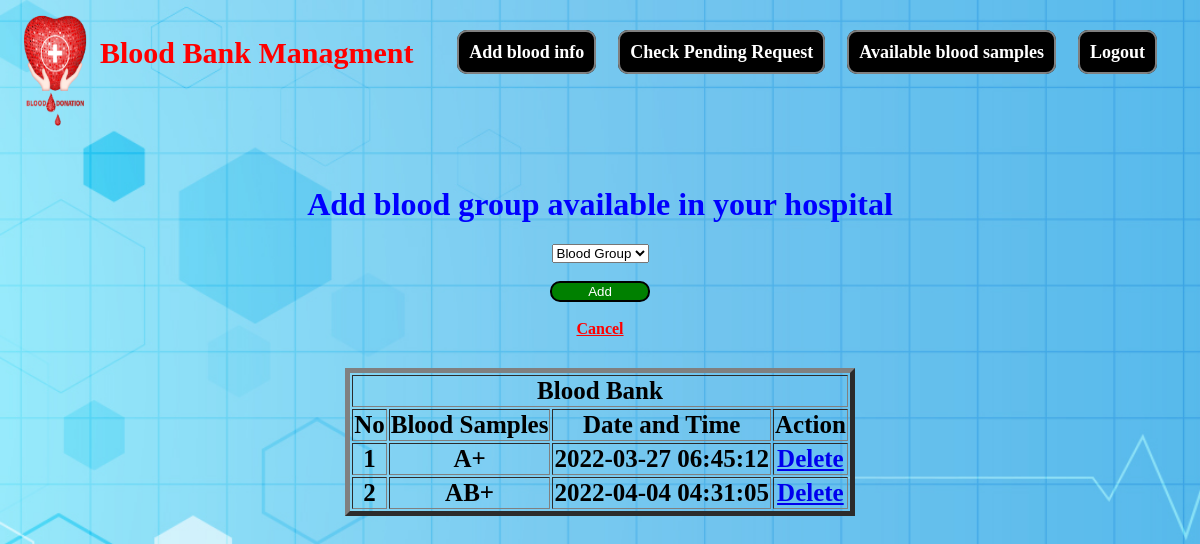
The page /bloodinfo.php (signed in) on the database its author committed.
### tables this page shows
CREATE TABLE `bloodinfo` (
  `bid` int(11) NOT NULL,
  `hid` int(11) NOT NULL,
  `bg` varchar(10) NOT NULL,
  `bdate` timestamp NOT NULL DEFAULT current_timestamp() ON UPDATE current_timestamp()
);

### message.php (called while the page is built, shortened)
<?php $counter=0; if(isset($_GET['msg'])) { ?>
	<div class="" id="message">
		<button type="button" class="close" data-dismiss="alert" title="close">&times;</button><?php echo $_GET['msg'];?>
	</div>
<?php }?>

### bloodinfo.php (the view, shortened to what this page needs)
<?php
  require 'file/connection.php';
  if(!isset($_SESSION['hid']))
  {
  header('location:login.php');
  }
  else {
?>
<!DOCTYPE html>
<html>
<body>
  <?php require 'header.php'; ?>
    <div class="">
      <?php require 'message.php'; ?>
        <div align="center" style="margin-top:100px; color:blue;"><h1>Add blood group available in your hospital</h1></div>
        <form action="file/infoAdd.php" method="post" align="center">
          <select class="" name="bg">
                <option disabled selected>Blood Group</option>
          </select><br><br>
          <input type="submit" name="add" value="Add" style="width:100px; background-color:green; border:2px solid black; color:white; border-radius:10px;
          cursor:pointer; "><br><br>
          <a href="index.php" class="" title="click here" style="color:red;">Cancel</a>
        </form>
         </div>
<?php   if(isset($_SESSION['hid'])){
    $hid=$_SESSION['hid'];
    $sql = "select * from bloodinfo where hid='$hid'";
    $result = mysqli_query($conn, $sql);
  }
  ?>
          <table border=5 align="center" style="margin-top:30px; font-size:25px; text-align:center;">
            <th colspan="4" class="">Blood Bank</th>
            <tr>
              <th>No</th>
              <th>Blood Samples</th>
              <th>Date and Time</th>
              <th>Action</th>
            </tr>
            <?php while($row = mysqli_fetch_array($result)) { ?>
            <tr>
              <td><?php echo ++$counter; ?></td>
              <td><?php echo $row['bg'];?></td>
              <td><?php echo $row['bdate'];?></td>
              <td><a href="file/delete.php?bid=<?php echo $row['bid'];?>">Delete</a></td>
            </tr>
            <?php } ?>
          </table>
</body>
<?php } ?>

### practice.css (style rules this page uses)
body { color: black; font-weight: bold; margin: 0px; padding: 0px; background: url(image/background1.jpg) no-repeat center center fixed; -webkit-background-size: cover; -moz-background-size: cover; -o-background-size: cover; background-size: cover; }

### rows shown on the page
bloodinfo: bg "A+", bdate "2022-03-27 06:45:12"
bloodinfo: bg "AB+", bdate "2022-04-04 04:31:05"
